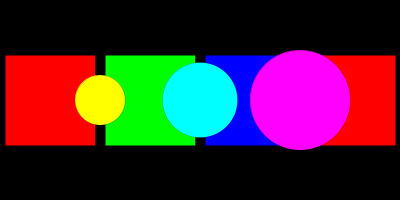
Frame 1 (no input)
Frame 60 (the mouse pressed at the canvas centre just before this capture): identical to frame 1, image omitted
Frame 120 (the mouse held since frame 60 and released just before this capture): identical to frame 1, image omitted

The Processing sketch that drew this single still picture (run headless with seeded random() and noise(); from frame 60 on, the mouse is pressed at the canvas centre):

// Processing sketch: ej02a_manejo_de_color
// ── ej02a_manejo_de_color.pde
/* todo lo que se encuentra entre barras es un comentario

MANEJO DEL COLOR EN PROCESSING

Paleta de color RGB = colores primarios de la luz (sintesis aditiva)

  R = red (rojo)
  G = green (verde)
  B = blue (azul)

  256 valores > rango de 0 a 255
  
  //CONCLUSION_1: el cero es el primer número de toda escala en programación
  
  Colores secundarios = magenta, cyan, amarillo = paleta CMY
  
  //CONCLUSION_2: los colores secundarios son sintesis sustractiva
  
*/

void setup(){  //se ejecuta una sola vez: config del programa
  size( 400, 200 );
  
  // define el color de fondo
  //background( VALOR_DE_GRIS );
  //background( R, G, B );
  background( 255, 128, 0 );  //naranja
  background( #FF80F0 );      //rosado: esta funcion "tapa" la anterior

}

void draw(){ //se ejecuta 60fps por defecto, todo el tiempo: dibujar

  background( 0 );  //negro: "tapa" la del setup
  
  //SINTAXIS
  //fill( VALOR_DE_GRIS );  //relleno color
  //fill( r, g, b );
  //fill( r, g, b, ALPHA );
  //stroke( VALOR_DE_GRIS );  //borde color
  //stroke( r, g, b );
  //strokeWeight( PIXELES );  //borde GROSOR
  //
  //rect( x, y, a, h );  //rectangulo
  //--------------------------------
  
  //LO APLICO A TODAS LAS FIGURAS
  strokeWeight( 10 );
  
  //rect rojo
  fill( 255, 0, 0 );
  rect( 0, 50, 100, 100 );

  //rect verde
  fill( 0, 255, 0 );
  rect( 100, 50, 100, 100 );
  
  //rect azul
  fill( 0, 0, 255 );
  rect( 200, 50, 100, 100 );
  
  //rect rojo2
  fill( 255, 0, 0 );
  rect( 300, 50, 100, 100 );
  
  //CONCLUSION_3: el fill afecta a todas las figuras siguientes
  
  strokeWeight( 0 );
  //noStroke();
  
  //circulo amarillo
  fill( 255, 255, 0, 255 );  //alpha/opacidad/transparencia
  circle( 100, 100, 50 );

  //circulo cyan
  fill( 0, 255, 255 );
  circle( 200, 100, 75 );

  //circulo magente
  fill( 255, 0, 255 );
  circle( 300, 100, 100 );

}
